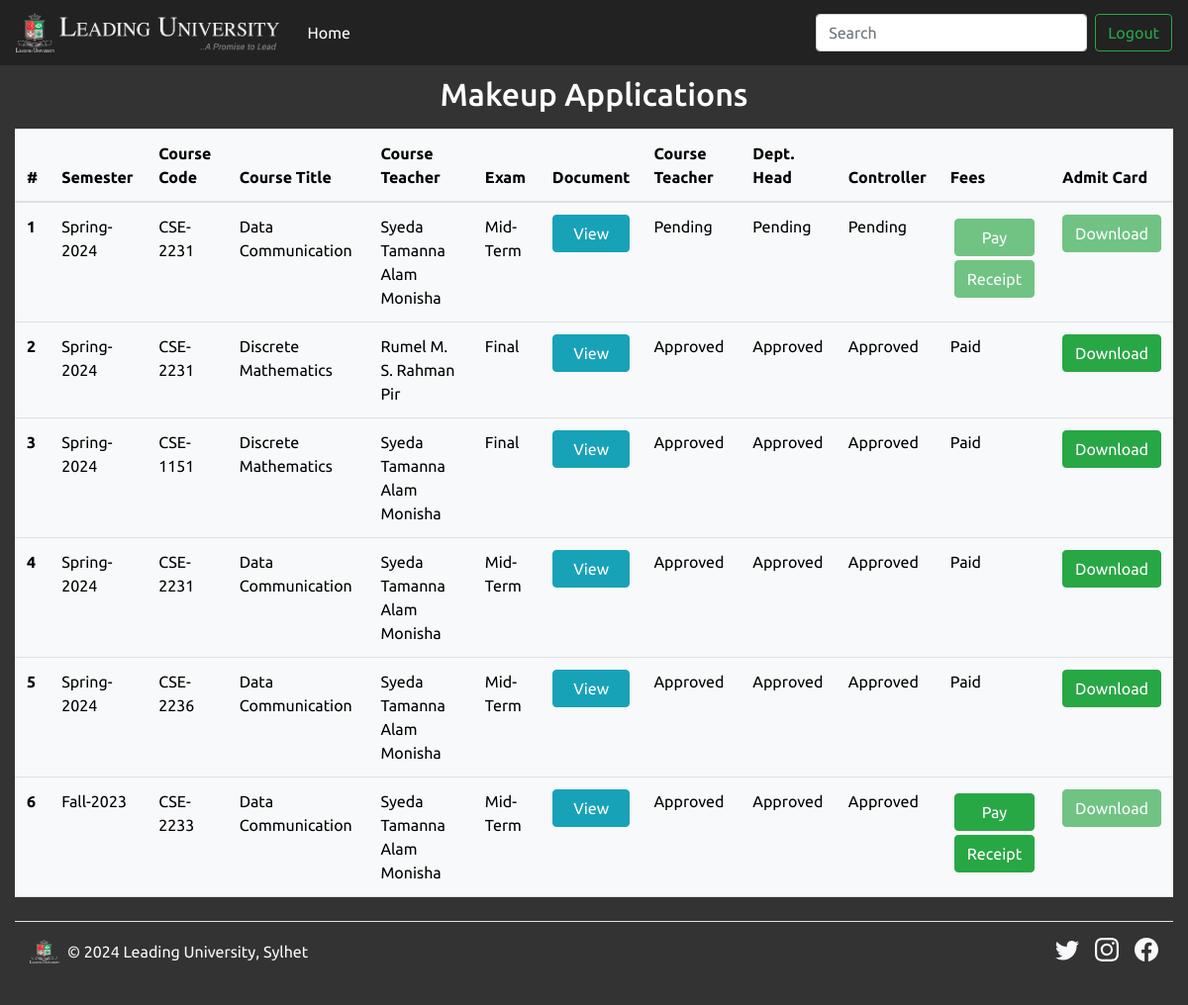
Screenshot of /makeupStatus.php (signed in) with the database file from the repository.
### tables this page shows
CREATE TABLE `makeup` (
  `id` int(11) NOT NULL,
  `sid` varchar(16) NOT NULL,
  `name` varchar(50) NOT NULL,
  `semester` varchar(20) NOT NULL,
  `dept` varchar(100) NOT NULL,
  `ccode` varchar(8) NOT NULL,
  `ctitle` varchar(50) NOT NULL,
  `ctdept` varchar(100) NOT NULL,
  `cteacher` varchar(50) NOT NULL,
  `codename` varchar(5) NOT NULL,
  `exam` varchar(10) NOT NULL,
  `docp` varchar(100) NOT NULL,
  `date` varchar(12) NOT NULL,
  `time` varchar(10) NOT NULL,
  `ctstatus` varchar(20) NOT NULL,
  `hstatus` varchar(20) NOT NULL,
  `cstatus` varchar(20) NOT NULL,
  `fees` int(6) NOT NULL
);

### makeupStatus.php (the view, shortened to what this page needs)
<?php
include "config.php";
$sid = $_SESSION['logger']['uid'];
$sql = "SELECT * FROM makeup WHERE sid = '$sid' ORDER BY id DESC";
$result = mysqli_query($conn, $sql);
?>
<!DOCTYPE html>
<html lang="en">
<head>
    <link href="https://cdn.jsdelivr.net/npm/bootstrap@5.2.3/dist/css/bootstrap.min.css" rel="stylesheet"
>
    <link rel="stylesheet" type="text/css" href="bootstrap.min.css">
</head>
<body>
<nav class="navbar navbar-expand-lg navbar-dark fixed-top">
    <div class="navbar-brand" href="#">
        <div><img src="logo-white.png" alt="LU logo" height="40">
        <div class="label"><img src="label-white.png" alt="LU name" height="40"></div></div>
    </div>
    <div class="collapse navbar-collapse" id="navbarSupportedContent">
        <ul class="navbar-nav mr-auto">
        <li class="nav-item active">
            <a class="nav-link" href="index2.php">Home <span class="sr-only">(current)</span></a>
        </li>
        </ul>
        <form class="form-inline my-2 my-lg-0">
        <input class="form-control mr-sm-2" type="search" id="search" placeholder="Search" aria-label="Search">
        </form>
        <a href="logout.php"><button class="btn btn-outline-success my-2 my-sm-0">Logout</button></a>
    </div>
    </nav>
    <div class="container-fluid">
    <div style="padding-top: 60px;"></div>
    <h2 class="pt-3">Makeup Applications</h2>
    <?php if (mysqli_num_rows($result)) { ?>
        <table class="table table-light my-3">
            <thead>
                <tr>
                <th scope="col">#</th>
                <th scope="col">Semester</th>
                <th scope="col">Course Code</th>
                <th scope="col">Course Title</th>
                <th scope="col">Course Teacher</th>
                <th scope="col">Exam</th>
                <th scope="col">Document</th>
                <th scope="col">Course Teacher</th>
                <th scope="col">Dept. Head</th>
                <th scope="col">Controller</th>
                <th scope="col">Fees</th>
                <th scope="col">Admit Card</th>
                </tr>
            </thead>
            <tbody>
                <?php
			  	   $i = 0;
			  	   while($rows = mysqli_fetch_assoc($result)){
			  	   $i++;
			  	?>
                <tr>
                    <th scope="row"><?=$i?></th>
                    <td><?php echo $rows['semester']; ?></td>
                    <td><?php echo $rows['ccode']; ?></td>
                    <td><?php echo $rows['ctitle']; ?></td>
                    <td><?php echo $rows['cteacher']; ?></td>
                    <td><?php echo $rows['exam']; ?></td>
                    <td><a href="readPDF.php?docp=<?=$rows['docp']?>" class="btn btn-info d-grid" target="_blank">View</a></td>
                    <td><?php echo $rows['ctstatus']; ?></td>
                    <td><?php echo $rows['hstatus']; ?></td>
                    <td><?php echo $rows['cstatus']; ?></td>
                    <td><a href="makeupPay.php?exam=<?=$rows['exam']?>&id=<?=$rows['id']?>" class="btn btn-success <?php if($rows['cstatus']=='Pending' || $rows['cstatus']=='Declined'){echo "disabled";} ?> d-grid m-1"
                    <?php if($rows['fees']>=2000){echo "hidden";} ?>>Pay</a>
                    <a href="makeupReceipt.php?sid=<?=$rows['sid']?>&exam=<?=$rows['exam']?>" class="btn btn-success <?php if($rows['cstatus']=='Pending' || $rows['cstatus']=='Declined'){echo "disabled";} ?> d-grid m-1"
                    <?php if($rows['fees']>=2000){echo "hidden";} ?>>Receipt</a>
                    <span <?php if($rows['fees']<2000){echo "hidden";} ?>>Paid</span></td>
                    <td><a href="makeupAdmit.php?id=<?=$rows['id']?>"
                    class="btn btn-success <?php if($rows['fees']<2000){echo "disabled";} ?> d-grid">Download</a></td>
                </tr>
                <?php } ?>
            </tbody>
        </table>
        <?php } ?>
        <footer class="d-flex flex-wrap justify-content-between align-items-center py-3 my-4 border-top">
            <div class="col-md-4 d-flex align-items-center">
            <a href="/" class="mb-3 me-2 mb-md-0 text-muted text-decoration-none lh-1">
                <img class="bi" width="30" height="24" src="logo-white.png"></img>
            </a>
            <span class="mb-3 mb-md-0 text-light">&copy; 2024 Leading University, Sylhet</span>
            </div>
            <ul class="nav col-md-4 justify-content-end list-unstyled d-flex">
            <li class="ms-3"><a class="text-light" href="#"><svg class="bi" width="24" height="24"><use xlink:href="#twitter"/></svg></a></li>
            <li class="ms-3"><a class="text-light" href="#"><svg class="bi" width="24" height="24"><use xlink:href="#instagram"/></svg></a></li>
            <li class="ms-3"><a class="text-light" href="#"><svg class="bi" width="24" height="24"><use xlink:href="#facebook"/></svg></a></li>
            </ul>
        </footer>
    </div>
</body>
</html>

### makeupStatus.php (style rules this page uses)
body { background: #333; font-family: 'Ubuntu', sans-serif; }
.navbar { background: #222; }
.label { float: right; }
.container h1, h2 { color: #fff; text-align: center; }
.bi { vertical-align: -.125em; fill: currentColor; }

### rows the page displays
makeup: semester "Spring-2024", ccode "CSE-2231", ctitle "Data Communication", cteacher "Syeda Tamanna Alam Monisha", exam "Mid-Term", ctstatus "Pending", hstatus "Pending", cstatus "Pending"
makeup: semester "Spring-2024", ccode "CSE-2231", ctitle "Discrete Mathematics", cteacher "Rumel M. S. Rahman Pir", exam "Final", ctstatus "Approved", hstatus "Approved", cstatus "Approved"
makeup: semester "Spring-2024", ccode "CSE-1151", ctitle "Discrete Mathematics", cteacher "Syeda Tamanna Alam Monisha", exam "Final", ctstatus "Approved", hstatus "Approved", cstatus "Approved"
makeup: semester "Spring-2024", ccode "CSE-2231", ctitle "Data Communication", cteacher "Syeda Tamanna Alam Monisha", exam "Mid-Term", ctstatus "Approved", hstatus "Approved", cstatus "Approved"
makeup: semester "Spring-2024", ccode "CSE-2236", ctitle "Data Communication", cteacher "Syeda Tamanna Alam Monisha", exam "Mid-Term", ctstatus "Approved", hstatus "Approved", cstatus "Approved"
makeup: semester "Fall-2023", ccode "CSE-2233", ctitle "Data Communication", cteacher "Syeda Tamanna Alam Monisha", exam "Mid-Term", ctstatus "Approved", hstatus "Approved", cstatus "Approved"
